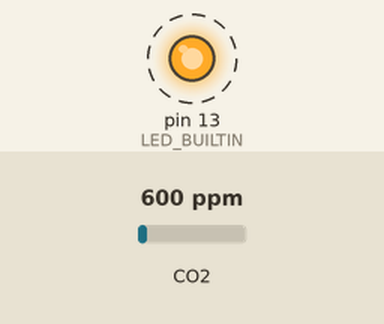
A sketch run on a simulated Arduino Uno, built with avr-gcc and run on an emulated ATmega328P. Parts: output pins drawn as LEDs (lit = HIGH). Dashed ring = blinking. The test bench sets the inputs (shaded band); at power-on: CO2 600 ppm. What the sketch prints to the serial monitor is not drawn.

Above: at 0.2 s.
Timing chart, 0 to 3.0 s (numbered marks = the images above):
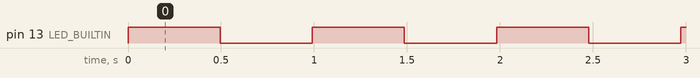

Measured:
- by itself, pin 13 (LED_BUILTIN): alternates HIGH for 0.50 s and LOW for 0.50 s

The sketch:

ambiente.ino
```cpp
#include <FreeRTOS.h>
#include <task.h>

#include "MQ135.h"

#define MQ135_PIN 16
MQ135 gasSensor = MQ135(MQ135_PIN, 4095);

void mq135(void *paramter);
void blink(void *parameter);

void setup() {
  // put your setup code here, to run once:
  Serial.begin(115200);
  pinMode(LED_BUILTIN, OUTPUT);
  pinMode(MQ135_PIN, INPUT);
  // Create tasks
  xTaskCreate(mq135, "mq135", 300, nullptr, 2, nullptr);
  xTaskCreate(blink, "blink", 128, nullptr, 1, nullptr);
}

void loop() {}

void mq135(void *parameter) {
  (void)parameter; // Evitar advertencias de compilación
  while (1) {
    int ppm = gasSensor.getPPM();
    Serial.print("PPM: ");
    Serial.println(ppm);
    vTaskDelay(2000 / portTICK_PERIOD_MS); // Esperar 2 segundos
  }
}
void blink(void *parameter) {
  (void)parameter; // Evitar advertencias de compilación
  while (1) {
    digitalWrite(LED_BUILTIN, HIGH); // Enciende el LED
    vTaskDelay(500 / portTICK_PERIOD_MS); // Espera 500 ms
    digitalWrite(LED_BUILTIN, LOW); // Apaga el LED
    vTaskDelay(500 / portTICK_PERIOD_MS); // Espera 500 ms
  }
}
```
